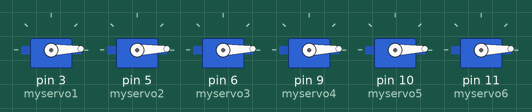
Simulated run of this sketch. Board: Arduino Uno, built with avr-gcc and run on an emulated ATmega328P. Parts: 6 × servo.

Above: at 0.05 s.
At 0.95 s:
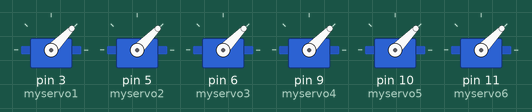
At 1.8 s:
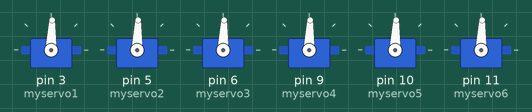
At 3.55 s:
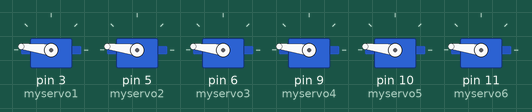
At 5.3 s:
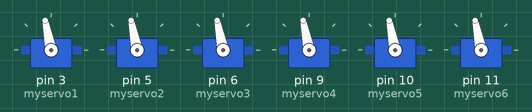
At 7.05 s:
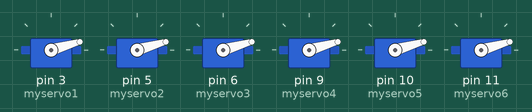
Timing chart, 0 to 9.6 s (numbered marks = the images above):
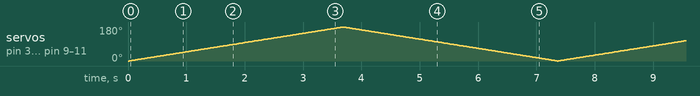

The sketch:

SixServoMotores.ino
```cpp
#include <Servo.h>
//create servo object to control a servo
Servo myservo1;
Servo myservo2;
Servo myservo3; // هنا عرفنا المتغيرات على 6 محركات سيرفو
Servo myservo4;
Servo myservo5;
Servo myservo6;

//variable to store the servo position
int pos = 0; // متغير لتخزين موقع السيرفو

void setup(){
// attach the servoes on pins
  myservo1.attach(3);
  myservo2.attach(5);
  myservo3.attach(6);  //  عرفناالمنافذ تبع ال 6 محركات
  myservo4.attach(9);
  myservo5.attach(10);
  myservo6.attach(11);

  }

  void loop(){
    //tell servo to go to postion in veriable pos
    //gose from 0 to 180
    for(pos=0; pos<180; pos++){ // حلقة تحرك السيرفو من 0 الى 180
    myservo1.write(pos);
    myservo2.write(pos);
    myservo3.write(pos);   // هنا خلينا المحركات تتحرك على القيم المتغيرة تبع موقع السيرفو pos
    myservo4.write(pos);
    myservo5.write(pos);
    myservo6.write(pos);
    delay(20);
    }

    for(pos=180; pos>0; pos--){  //  دائرة تناقص عكسية من 180 الى 0
    //tell servo to go to postion in veriable pos
    //gose from 180 to 0
    myservo1.write(pos);
    myservo2.write(pos);
    myservo3.write(pos);
    myservo4.write(pos);
    myservo5.write(pos);   // تتحرك بناء على القيم تبع pos
    myservo6.write(pos);
    delay(20);
    }
    }
```
